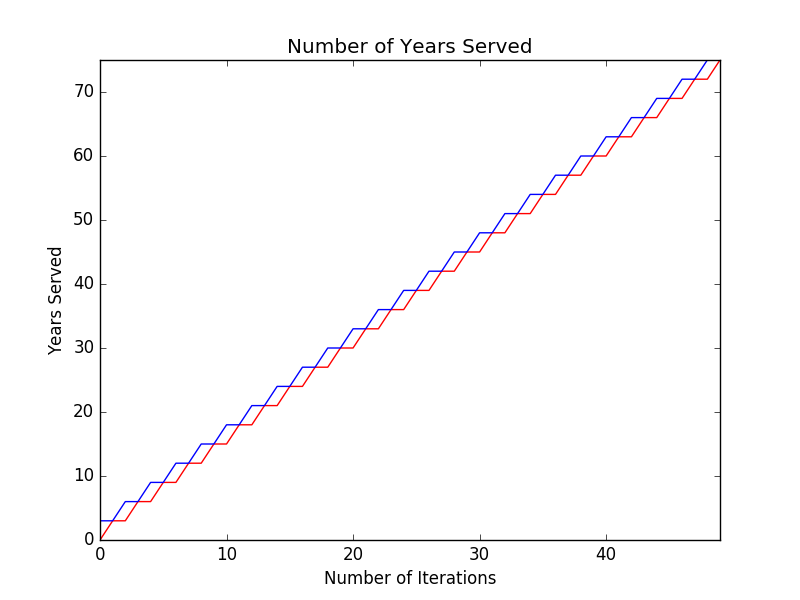

The Python source for this figure:
from math import *
import time
import numpy as np
import matplotlib.pyplot as plt
from matplotlib.colors import LinearSegmentedColormap
from matplotlib import colors
from psm_plot import *
from random import *
from time_step_scrolling import *

start_time = time.time()

BETRAY = 0
COOP = 1
NOTHING = 2

T = 0
R = 1
P = 2
S = 3

def main():
    N = 50  #number of iterations of prisoner's dilemma

    prob_betray_A = 0.5
    prob_betray_B = 0.5

    if random() > prob_betray_A:
        A = COOP
    else:
        A = BETRAY
    if random() > prob_betray_B:
        B = COOP
    else:
        B = BETRAY

    prisoner = np.empty(shape=(N, 2))
    for i in range(0, N):
        for j in range(0, 2):
            prisoner[i, j] = NOTHING

    prisoner[0,0] = A
    prisoner[0,1] = B

    sumA = years_served(prisoner[0,0],prisoner[0,1])
    sumB = years_served(prisoner[0, 1], prisoner[0, 0])

    years_served_A = [sumA]
    years_served_B = [sumB]

    for i in range(1,N):
        newA = prisoner[i-1,1]
        newB = prisoner[i-1,0]
        prisoner[i,0]=newA
        prisoner[i, 1] = newB
        sumA += years_served(prisoner[i, 0], prisoner[i, 1])
        sumB += years_served(prisoner[i, 1], prisoner[i, 0])
        years_served_A.append(sumA)
        years_served_B.append(sumB)

    #print grids[1]

    #rectangle = plt.Rectangle((0.5, 0.5), n - 2, n - 2, fc='none')
    #plt.gca().add_patch(rectangle)
    axes = AxesSequence()
    cmap1 = colors.ListedColormap(['red', 'green', 'black'])
    bounds=[0,0.99,1.99,2.99]
    norm=colors.BoundaryNorm(bounds, cmap1.N)

    plt.imshow(prisoner, cmap=cmap1, interpolation='nearest', norm=norm)
    plt.show()

    title_base = "Number of Years Served"
    title = title_base
    filename = "mod112.png"
    xlabel = "Number of Iterations"
    ylabel = "Years Served"
    y1label = "Years Served A"
    y2label = "Years Served B"


    TwoLineColorsPlot111(range(N),years_served_A,y1label,years_served_B,y2label,xlabel,ylabel,title,filename)

    """
    #cmap1 = LinearSegmentedColormap.from_list("my_map", cdict1, 3)
    for i, ax in zip(range(N), axes):
        ax.imshow(prisoner[i], cmap=cmap1, interpolation='nearest',norm=norm)
        ax.set_title("Time Step "+ str(i))
    axes.show()
"""

def years_served(A,B):
    # this always returns A's state only... so swap arguments when sending to get B's years served
    if A == COOP and B==COOP:
        return R
    elif A == BETRAY and B == COOP:
        return T
    elif A == COOP and B == BETRAY:
        return S
    else:
        return P


if __name__ == '__main__':
    main()
print ("--- %s seconds ---" % (time.time() - start_time))
